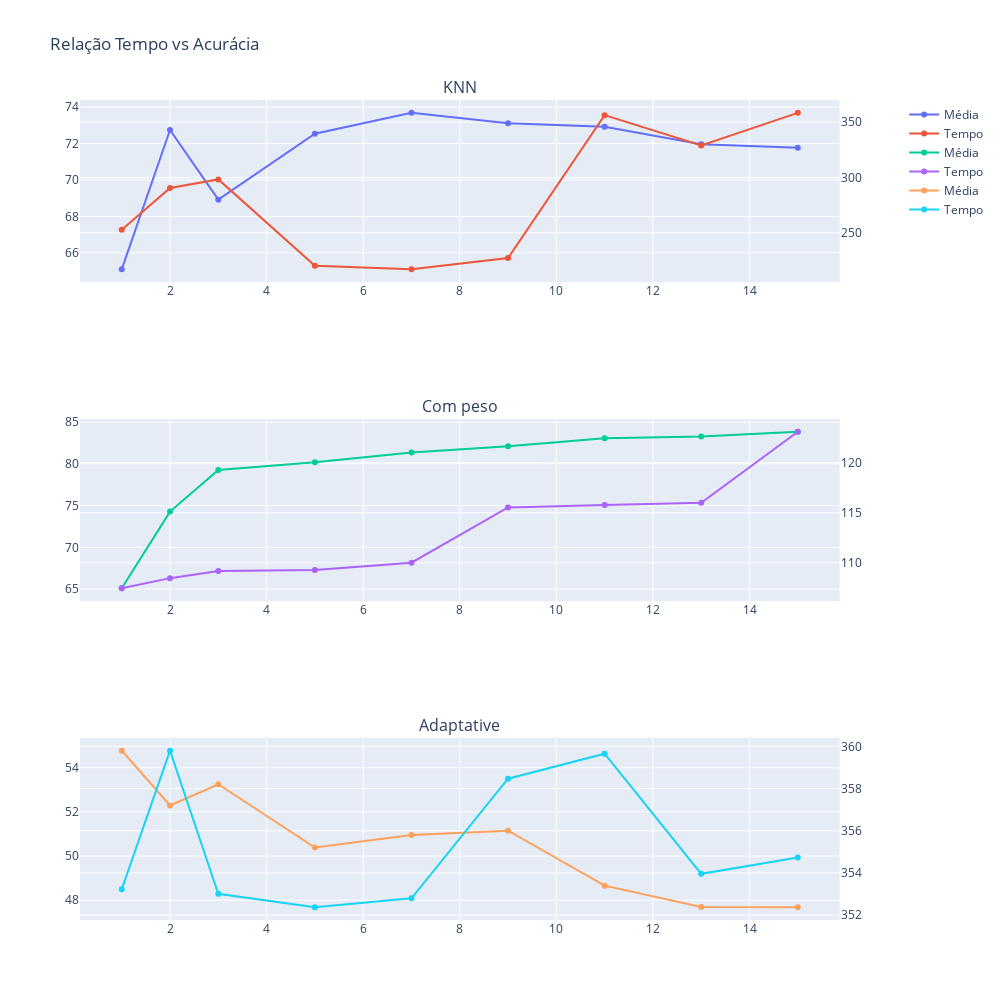

This figure's notebook cell:
### Code cell
kc2_fig.show()

### Figure 1 — Plotly figure (JSON) as saved in the notebook; plotly's stock layout.template omitted (floating-point values rounded to 4 significant figures)
{"data": [{"mode": "lines+markers", "name": "Média", "type": "scatter", "x": [1, 2, 3, 5, 7, 9, 11, 13, 15], "xaxis": "x", "y": [65.1, 72.74, 68.92, 72.54, 73.68, 73.11, 72.92, 71.96, 71.77], "yaxis": "y"}, {"mode": "lines+markers", "name": "Tempo", "type": "scatter", "x": [1, 2, 3, 5, 7, 9, 11, 13, 15], "xaxis": "x", "y": [252.8, 290.5, 298.2, 220.1, 216.9, 227.1, 356.3, 329.0, 358.4], "yaxis": "y2"}, {"mode": "lines+markers", "name": "Média", "type": "scatter", "x": [1, 2, 3, 5, 7, 9, 11, 13, 15], "xaxis": "x2", "y": [65.1, 74.28, 79.26, 80.21, 81.36, 82.13, 83.08, 83.28, 83.85], "yaxis": "y3"}, {"mode": "lines+markers", "name": "Tempo", "type": "scatter", "x": [1, 2, 3, 5, 7, 9, 11, 13, 15], "xaxis": "x2", "y": [107.5, 108.5, 109.2, 109.3, 110.0, 115.5, 115.8, 116.0, 123.1], "yaxis": "y4"}, {"mode": "lines+markers", "name": "Média", "type": "scatter", "x": [1, 2, 3, 5, 7, 9, 11, 13, 15], "xaxis": "x3", "y": [54.78, 52.29, 53.25, 50.39, 50.95, 51.15, 48.66, 47.69, 47.69], "yaxis": "y5"}, {"mode": "lines+markers", "name": "Tempo", "type": "scatter", "x": [1, 2, 3, 5, 7, 9, 11, 13, 15], "xaxis": "x3", "y": [353.2, 359.8, 353.0, 352.4, 352.8, 358.5, 359.7, 354.0, 354.7], "yaxis": "y6"}], "layout": {"annotations": [{"font": {"size": 16}, "showarrow": false, "text": "KNN", "x": 0.47, "xanchor": "center", "xref": "paper", "y": 1.0, "yanchor": "bottom", "yref": "paper"}, {"font": {"size": 16}, "showarrow": false, "text": "Com peso", "x": 0.47, "xanchor": "center", "xref": "paper", "y": 0.6111, "yanchor": "bottom", "yref": "paper"}, {"font": {"size": 16}, "showarrow": false, "text": "Adaptative", "x": 0.47, "xanchor": "center", "xref": "paper", "y": 0.2222, "yanchor": "bottom", "yref": "paper"}], "height": 1000, "title": {"text": "Relação Tempo vs Acurácia"}, "width": 1000, "xaxis": {"anchor": "y", "domain": [0, 0.94]}, "xaxis2": {"anchor": "y3", "domain": [0, 0.94]}, "xaxis3": {"anchor": "y5", "domain": [0, 0.94]}, "yaxis": {"anchor": "x", "domain": [0.7778, 1]}, "yaxis2": {"anchor": "x", "overlaying": "y", "side": "right"}, "yaxis3": {"anchor": "x2", "domain": [0.3889, 0.6111]}, "yaxis4": {"anchor": "x2", "overlaying": "y3", "side": "right"}, "yaxis5": {"anchor": "x3", "domain": [0, 0.2222]}, "yaxis6": {"anchor": "x3", "overlaying": "y5", "side": "right"}}}
